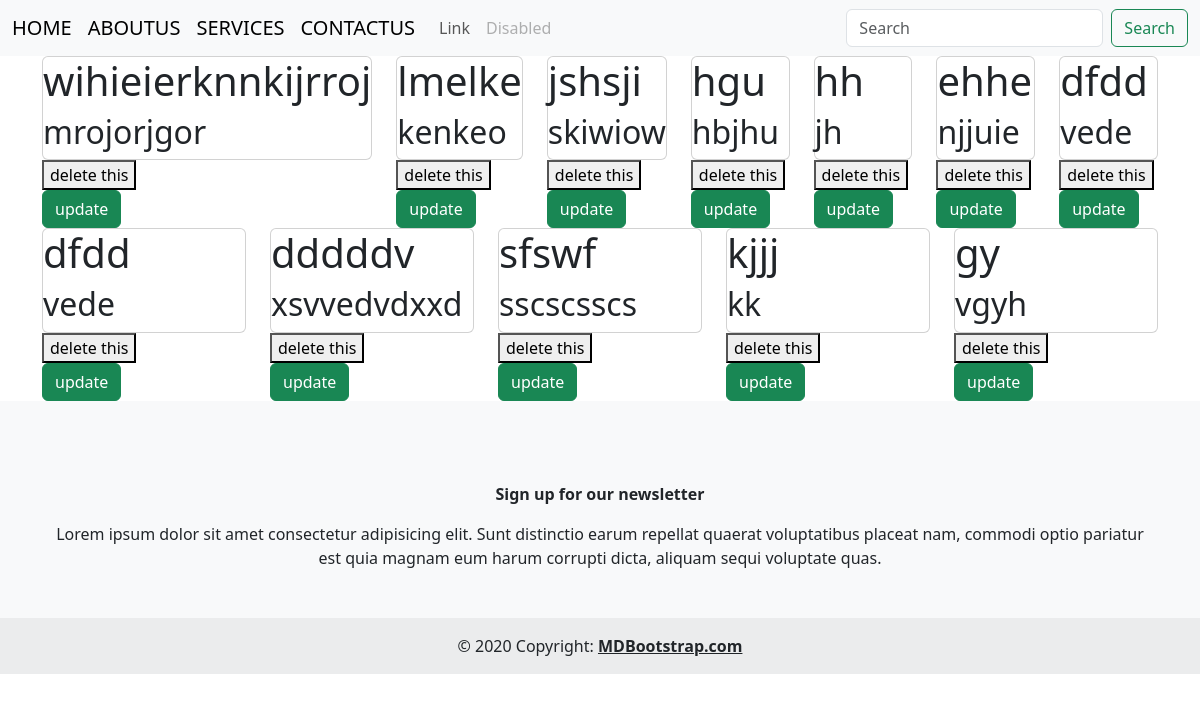
Page /services on the earlier database version.
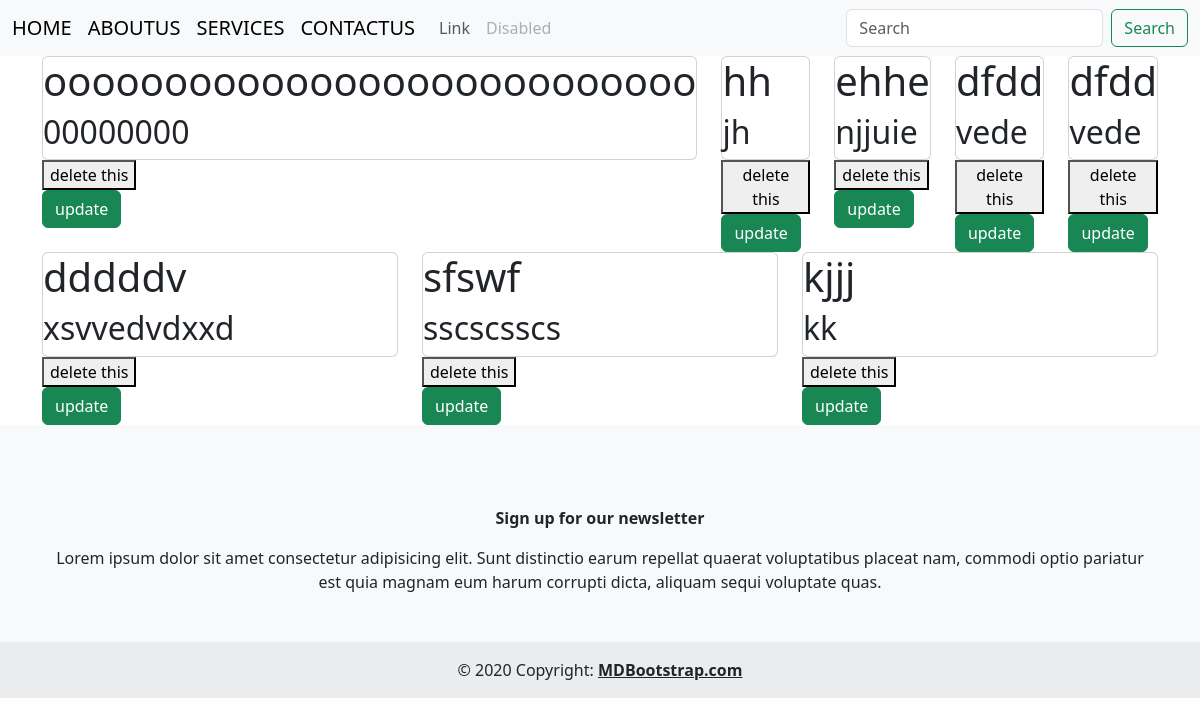
Same page on the later database version.
### main.py (models this page shows)
class Contactus(db.Model):
    myid=db.Column(db.Integer,primary_key=True,autoincrement=True)
    mytitle=db.Column(db.String(120))
    mymessage=db.Column(db.Text)

### main.py (the view)
@app.route("/services")
def myservices():
    data=Contactus.query.all()
    return render_template("myap/services.html",mydata=data)

### Templates/myap/services.html (shortened to what this page needs)
{% extends "base.html" %}
{% block abc %}
<div>
      <section>
          <div class="container">
              <div class="row">
                {% for i in mydata %}
				<div class="col s12 m6">
					<div class="card horizontal">
						<div class="card-stacked">
							<div class="card-content">
								<h1>{{i.mytitle}}</h1>
							</div>
							<div class="card-content">
								<h2>{{i.mymessage}}</h2>
						  </div>
						</div>
					</div>
					<form action="/deletethisdata/{{i.myid}}" method="POST">
					  <button type="submit"> delete this</button>
					</form>
					<form action="/updatethisdata/{{i.myid}}" method="POST">
						<button  type="submit" class="btn btn-success">update</button>
					</form>
			  </div>
				{% endfor %}
                  </div>
                </div>
          </div>
{% endblock abc %}

### Templates/base.html (shortened to what this page needs)
<!doctype html>
<html lang="en">
  <head>
    <link href="https://cdn.jsdelivr.net/npm/bootstrap@5.3.3/dist/css/bootstrap.min.css" rel="stylesheet">
  </head>
  <body>
    <nav class="navbar navbar-expand-lg bg-body-tertiary">
        <div class="container-fluid">
          <a class="navbar-brand" href="/">HOME</a>
          <a class="navbar-brand" href="/about">ABOUTUS</a>
          <a class="navbar-brand" href="/services">SERVICES</a>
          <a class="navbar-brand" href="/contact">CONTACTUS</a>
          <div class="collapse navbar-collapse" id="navbarSupportedContent">
            <ul class="navbar-nav me-auto mb-2 mb-lg-0">
              <li class="nav-item">
                <a class="nav-link" href="#">Link</a>
              </li>
              <li class="nav-item">
                <a class="nav-link disabled" aria-disabled="true">Disabled</a>
              </li>
            </ul>
            <form class="d-flex" role="search">
              <input class="form-control me-2" type="search" placeholder="Search" aria-label="Search">
              <button class="btn btn-outline-success" type="submit">Search</button>
            </form>
          </div>
        </div>
      </nav>
   {% block abc %}{% endblock abc %}
<footer class="bg-body-tertiary text-center">
  <div class="container p-4">
    <section class="mb-4">
      <a data-mdb-ripple-init class="btn btn-outline btn-floating m-1" href="#!" role="button"
        ></a>
      <a data-mdb-ripple-init class="btn btn-outline btn-floating m-1" href="#!" role="button"
        ></a>
      <a data-mdb-ripple-init class="btn btn-outline btn-floating m-1" href="#!" role="button"
        ></a>
      <a data-mdb-ripple-init class="btn btn-outline btn-floating m-1" href="#!" role="button"
        ></a>
      <a data-mdb-ripple-init class="btn btn-outline btn-floating m-1" href="#!" role="button"
        ></a>
      <a data-mdb-ripple-init class="btn btn-outline btn-floating m-1" href="#!" role="button"
        ></a>
    </section>
    <section class="">
      <form action="">
        <div class="row d-flex justify-content-center">
          <div class="col-auto">
            <p class="pt-2">
              <strong>Sign up for our newsletter</strong>
            </p>
          </div>
        </div>
      </form>
    </section>
    <section class="mb-4">
      <p>
        Lorem ipsum dolor sit amet consectetur adipisicing elit. Sunt distinctio earum
        repellat quaerat voluptatibus placeat nam, commodi optio pariatur est quia magnam eum
        harum corrupti dicta, aliquam sequi voluptate quas.
      </p>
    </section>
  </div>
  <div class="text-center p-3" style="background-color: rgba(0, 0, 0, 0.05);">
    © 2020 Copyright:
    <a class="text-reset fw-bold" href="https://mdbootstrap.com/">MDBootstrap.com</a>
  </div>
</footer>
  </body>
</html>

Differences in the rows shown:
removed Contactus: mytitle "wihieierknnkijrroj", mymessage "mrojorjgor"
removed Contactus: mytitle "lmelke", mymessage "kenkeo"
removed Contactus: mytitle "jshsji", mymessage "skiwiow"
removed Contactus: mytitle "hgu", mymessage "hbjhu"
removed Contactus: mytitle "gy", mymessage "vgyh"
added Contactus: mytitle "ooooooooooooooooooooooooooo", mymessage "00000000"
